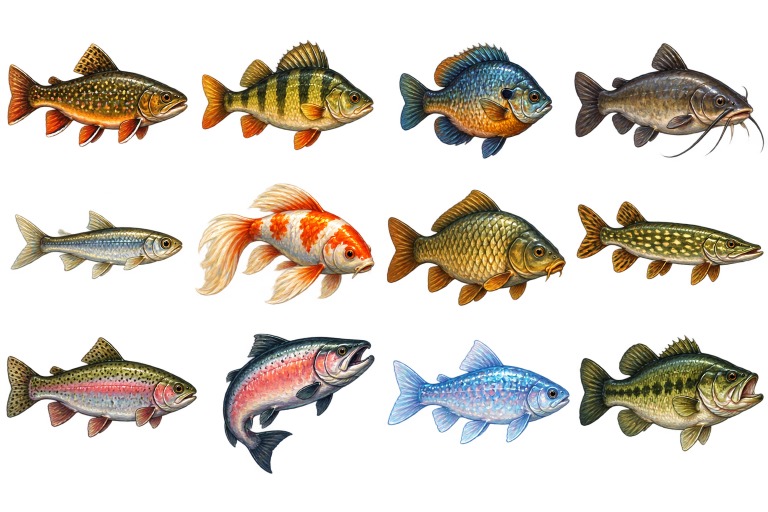
#> input picture assets-src/fish/sheet-a.png, 1536 x 1024 px, found by its file name (shown at 1/2 size)
$ python slice-fish.py
#> lines starting #> are read from the running program, lines starting #| are printed output that depends on the picture; after the words box and inside, x2 and y2 are one past the last pixel; in counts of white or black regions, pixels touching at a corner belong together
"""Slices the Codex fish sprite sheets (assets-src/fish/sheet-*.png) into one trimmed WebP per fish.
Finds each sprite as a connected blob of alpha (fins and whiskers joined by a small dilation), then reads
the blobs in rows, top to bottom, left to right."""
from PIL import Image
import numpy as np
from scipy import ndimage
import os

SHEETS = [
    ("assets-src/fish/sheet-a.png", 4, ["brook-trout", "perch", "bluegill", "catfish", "minnow", "golden-koi",
                                       "lily-carp", "pike", "rainbow-trout", "salmon", "crystal-char", "bass"]),
    ("assets-src/fish/sheet-b.png", 3, ["sturgeon", "glowfin", "lanternfish", "moonfin", "ember-shiner", "puffer",
                                       "boot", "teapot", "chest"]),
    ("assets-src/fish/sheet-c.png", 4, ["willow-bream", "mossback-gar", "dreamscale-koi", "ember-perch", "copper-carp", "lanternjaw",
                                       "frost-minnow", "icefin-trout", "aurora-char", "glass-tetra", "prism-bass", "geode-puffer"]),
]
OUT = "public/art/fish"
os.makedirs(OUT, exist_ok=True)
for path, cols, ids in SHEETS:
    im = Image.open(path).convert("RGBA")
#> im is the input picture: PIL image 1536x1024 RGBA; mean R, G, B, A 95.1, 81, 61.1, 76.1
    alpha = np.array(im.getchannel("A")) > 24
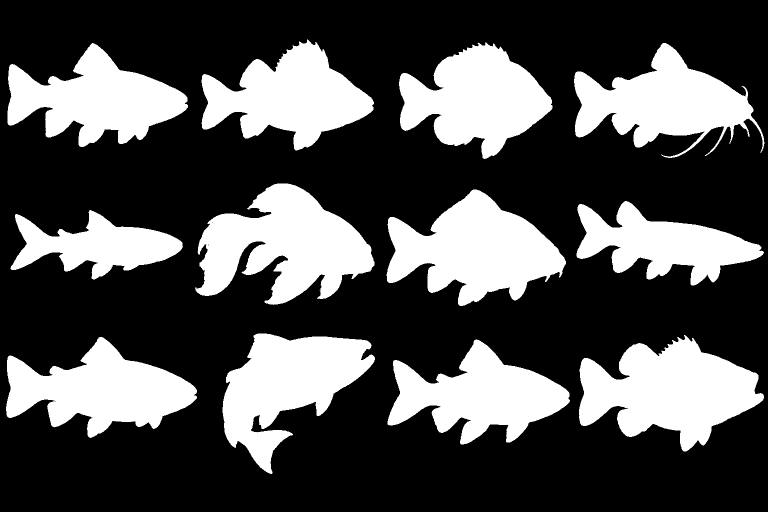
#> alpha: shape (1024, 1536) bool (shown at 1/2 size); 31.1% white; 12 white regions, largest, box (x1, y1, x2, y2) and area: (1158, 670, 1528, 903) 49950, (390, 367, 749, 610) 49933, (773, 379, 1132, 612) 47241
    joined = ndimage.binary_dilation(alpha, iterations=6)
#> joined: shape (1024, 1536) bool; 36.3% white; 12 white regions, largest, box (x1, y1, x2, y2) and area: (384, 361, 755, 616) 58531, (1152, 664, 1534, 909) 56811, (767, 373, 1138, 618) 53738
    labels, n = ndimage.label(joined)
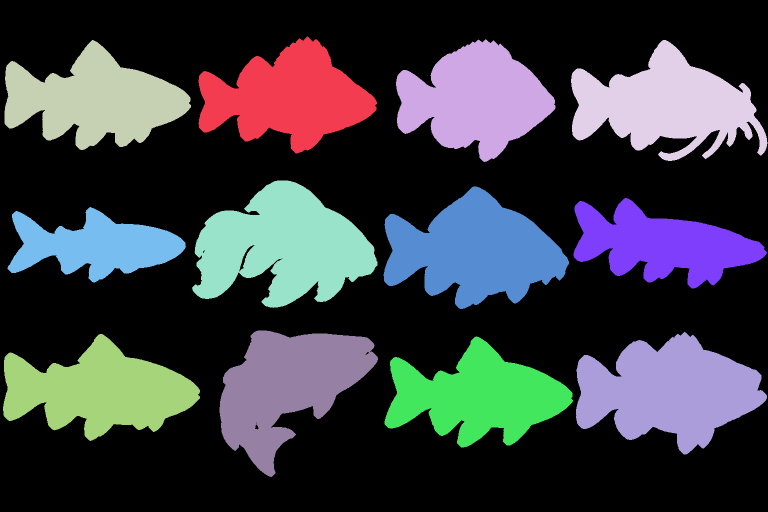
#> labels: shape (1024, 1536) int32 (shown at 1/2 size); 13 distinct labels, from 0 to 12; one colour per label, 0 black
#> n = 12
    sizes = ndimage.sum(joined, labels, range(1, n + 1))
#> sizes = [46909, 47723, 46244, 50819, 58531, 53738, 37638, 29159, 50194, 56811, 47488, 45594]
    keep = [i + 1 for i, s in enumerate(sizes) if s > 4000]
#> keep = [1, 2, 3, 4, 5, 6, 7, 8, 9, 10, 11, 12]
    boxes = ndimage.find_objects(labels)
#> boxes = 12 items
    blobs = []
    for lab in keep:
        sl = boxes[lab - 1]
        cy = (sl[0].start + sl[0].stop) / 2
        cx = (sl[1].start + sl[1].stop) / 2
        blobs.append((cy, cx, lab, sl))
#> this loop made 12 passes
#> (cy, cx) on passes 1 to 12: (190, 575.5), (201.5, 951.5), (190, 195.5), (201, 1338.5), (488.5, 569.5), (495.5, 952.5), (486.5, 1340.5), (489.5, 193.5), (807.5, 597.5), (786.5, 1343), (775, 203), (784, 957.5)
#> after the loop, blobs = 12 items
    assert len(blobs) == len(ids), f"{path}: found {len(blobs)} sprites, expected {len(ids)}"
    blobs.sort(key=lambda b: b[0])
    rows = [sorted(blobs[i:i + cols], key=lambda b: b[1]) for i in range(0, len(blobs), cols)]
#> rows = 3 items
    ordered = [b for row in rows for b in row]
#> ordered = 12 items
    arr = np.array(im)
    for fid, (_, _, lab, sl) in zip(ids, ordered):
        mask = (labels[sl] == lab)
        piece = arr[sl].copy()
        piece[..., 3] = np.where(mask, piece[..., 3], 0)
        out = Image.fromarray(piece)
        out = out.crop(out.getchannel("A").point(lambda v: 255 if v > 24 else 0).getbbox())
        out.thumbnail((480, 480))
        out.save(f"{OUT}/{fid}.webp", "WEBP", quality=88)
        print(fid, out.size)
#> this loop made 12 passes
#> (fid, lab) on passes 1 to 12: ('brook-trout', 3), ('perch', 1), ('bluegill', 2), ('catfish', 4), ('minnow', 8), ('golden-koi', 5), ('lily-carp', 6), ('pike', 7), ('rainbow-trout', 11), ('salmon', 9), ('crystal-char', 12), ('bass', 10)
#| brook-trout (361, 208)
#| perch (345, 222)
#| bluegill (307, 233)
#| catfish (381, 230)
#| minnow (345, 139)
#| golden-koi (359, 243)
#| lily-carp (359, 233)
#| pike (375, 169)
#> (further printed lines are left out)
#> pass 1, `mask = (labels[sl] == lab)`:
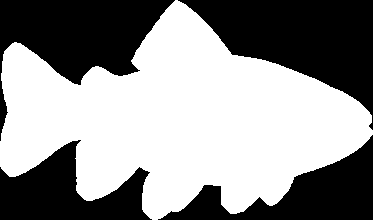
#> mask: shape (220, 373) bool; 56.4% white; 4 black regions, box (x1, y1, x2, y2) and area: (178, 0, 373, 130) 12085, (0, 0, 175, 141) 10109, (158, 135, 373, 220) 7045, (0, 140, 152, 220) 6577
#> pass 1, `out = out.crop(out.getchannel("A").point(lambda v: 255 if v > 24 else ..`:
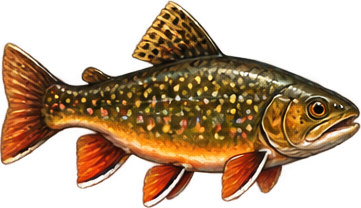
#> out: PIL image 361x208 RGBA; mean R, G, B, A 119.1, 77.8, 38.7, 129.7; transparent parts drawn white
#> after the loop:
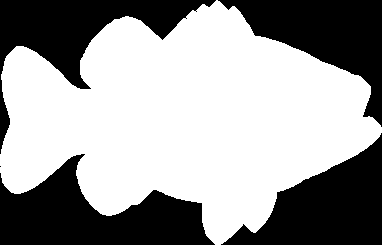
#> mask: shape (245, 382) bool; 60.7% white; 5 black regions (1 under 20 px), largest, box (x1, y1, x2, y2) and area: (0, 154, 215, 245) 10508, (221, 133, 382, 245) 9068, (0, 0, 216, 154) 8689, (218, 0, 382, 127) 8513
#> after the loop:
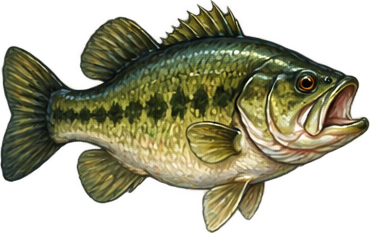
#> out: PIL image 370x233 RGBA; mean R, G, B, A 91.9, 89.6, 57.7, 143; transparent parts drawn white
#> after the loop:
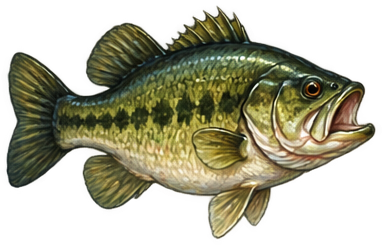
#> piece: shape (245, 382, 4); mean R, G, B, A 89.9, 87.7, 56.8, 131.7; transparent parts drawn white
#> pass 2 of the loop `for path, cols, ids in SHEETS:`:
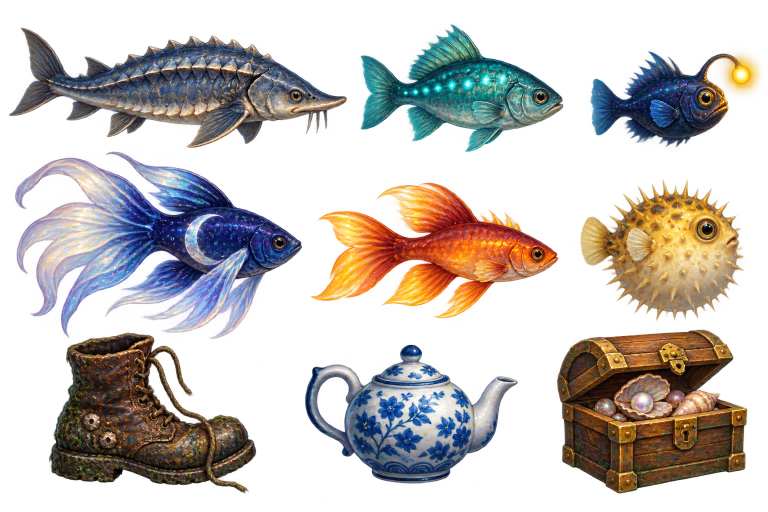
#> input picture assets-src/fish/sheet-b.png, 1536 x 1024 px, found by its file name (shown at 1/2 size)
#> im is the input picture: PIL image 1536x1024 RGBA; mean R, G, B, A 101.5, 92.1, 82.5, 102.7
#> alpha: shape (1024, 1536) bool; 42.3% white; 10 white regions (1 under 20 px), largest, box (x1, y1, x2, y2) and area: (30, 303, 604, 678) 119816, (1114, 659, 1495, 987) 98673, (17, 55, 694, 296) 82802
#> joined: shape (1024, 1536) bool; 48.4% white; 9 white regions, largest, box (x1, y1, x2, y2) and area: (24, 297, 610, 684) 139184, (1108, 653, 1501, 993) 106157, (11, 49, 700, 302) 94982
#> `labels, n = ndimage.label(joined)`:
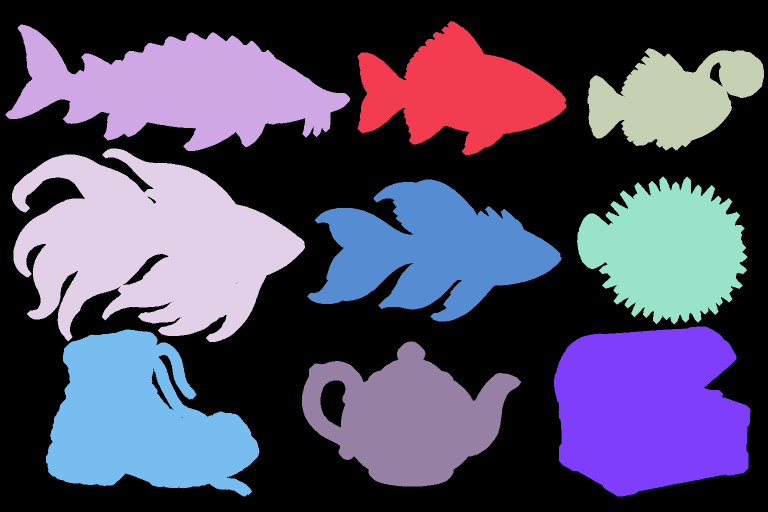
#> labels: shape (1024, 1536) int32 (shown at 1/2 size); 10 distinct labels, from 0 to 9; one colour per label, 0 black
#> n = 9
#> sizes = [61420, 94982, 45057, 139184, 68198, 81404, 106157, 91780, 72885]
#> keep = [1, 2, 3, 4, 5, 6, 7, 8, 9]
#> boxes = 9 items
#> the loop `for lab in keep:` made 9 passes
#> (cy, cx) on passes 1 to 8: (176, 924), (175.5, 355.5), (198.5, 1351.5), (490.5, 317), (501, 1324.5), (501, 868.5), (823, 1304.5), (826, 305.5)
#> the loop `for fid, (_, _, lab, sl) in zip(ids, ordered):` made 9 passes
#> (printed output is left out)
#> after the loop `for fid, (_, _, lab, sl) in zip(ids, ordered):`:
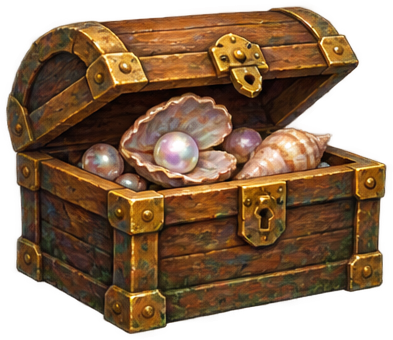
#> piece: shape (340, 393, 4); mean R, G, B, A 105.7, 72.7, 40.8, 183.8; transparent parts drawn white
#> pass 3 of the loop `for path, cols, ids in SHEETS:`:
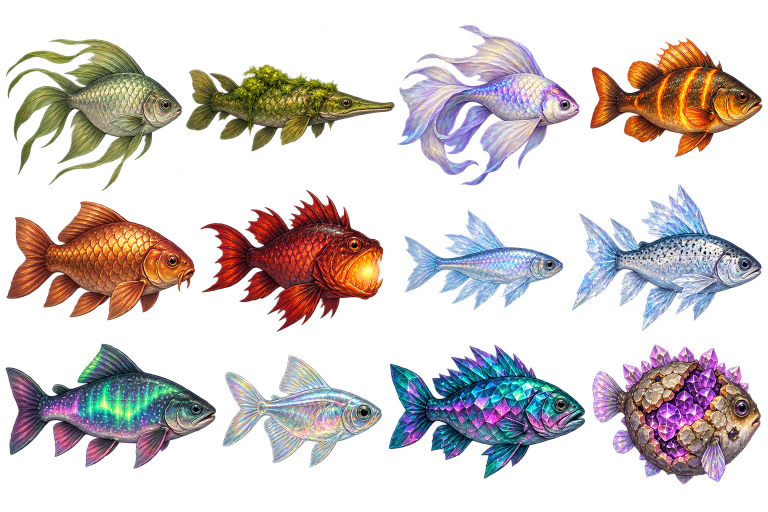
#> input picture assets-src/fish/sheet-c.png, 1536 x 1024 px, found by its file name (shown at 1/2 size)
#> im is the input picture: PIL image 1536x1024 RGBA; mean R, G, B, A 113, 97.8, 97.3, 91.8
#> alpha: shape (1024, 1536) bool; 37.7% white; 12 white regions, largest, box (x1, y1, x2, y2) and area: (1184, 689, 1522, 969) 62249, (796, 49, 1160, 371) 59157, (777, 689, 1171, 958) 58320
#> joined: shape (1024, 1536) bool; 44.6% white; 12 white regions, largest, box (x1, y1, x2, y2) and area: (790, 43, 1166, 377) 71687, (1178, 683, 1528, 975) 69371, (771, 683, 1177, 964) 66748
#> `labels, n = ndimage.label(joined)`:
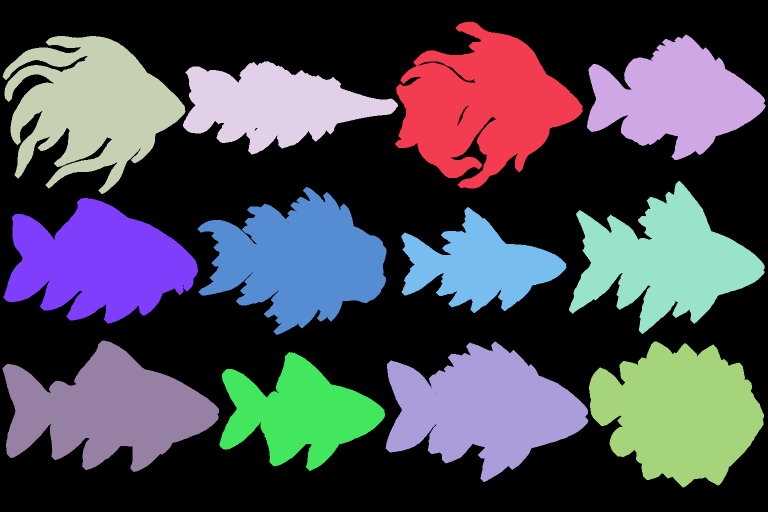
#> labels: shape (1024, 1536) int32 (shown at 1/2 size); 13 distinct labels, from 0 to 12; one colour per label, 0 black
#> n = 12
#> sizes = [71687, 51789, 66349, 45799, 60650, 65516, 61714, 35247, 64612, 66748, 69371, 42009]
#> keep = [1, 2, 3, 4, 5, 6, 7, 8, 9, 10, 11, 12]
#> boxes = 12 items
#> the loop `for lab in keep:` made 12 passes
#> (cy, cx) on passes 1 to 8: (210, 978), (194.5, 1352.5), (230, 188), (215.5, 581), (515, 1334), (522, 584), (521.5, 201.5), (520, 967.5)
#> the loop `for fid, (_, _, lab, sl) in zip(ids, ordered):` made 12 passes
#> (printed output is left out)
#> after the loop `for fid, (_, _, lab, sl) in zip(ids, ordered):`:
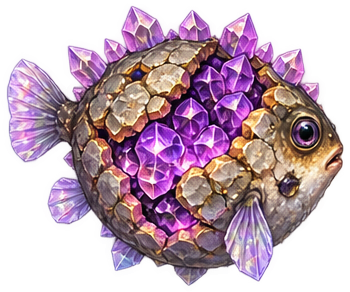
#> piece: shape (292, 350, 4); mean R, G, B, A 143.5, 107.8, 137.5, 150.4; transparent parts drawn white
